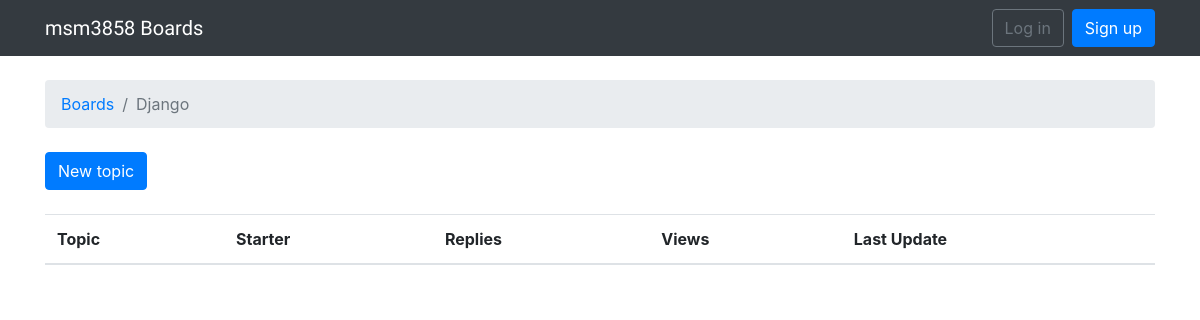
The page /boards/1/ on the database as committed earlier.
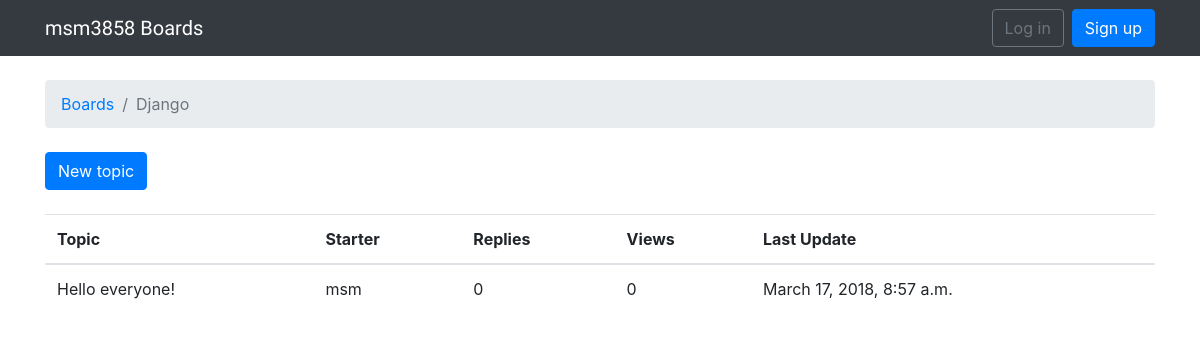
The same page on the database as committed later.
### boards/models.py (models this page shows, shortened)
class Board(models.Model):
    name = models.CharField(max_length=30, unique=True)
    description = models.CharField(max_length=100)

class Topic(models.Model):
    subject = models.CharField(max_length=255)
    last_updated = models.DateTimeField(auto_now_add=True)
    board = models.ForeignKey(
        Board, related_name='topics', on_delete=models.CASCADE)
    starter = models.ForeignKey(
        User, related_name='topics', on_delete=models.CASCADE)

### boards/views.py (the view)
# urls.py: re_path(r'^boards/(?P<pk>\d+)/$', views.board_topics, name='board_topics'),
def board_topics(request, pk):
    board = get_object_or_404(Board, pk=pk)
    return render(request, 'boards/topics.html', {'board': board})

### boards/templates/boards/topics.html
{% extends "boards/base.html" %} {% block title %} {{board.name}} - {{block.super}} {% endblock %} {% block breadcrumb %}
<li class="breadcrumb-item">
    <a href="{% url 'boards:home' %}">Boards</a>
</li>
<li class="breadcrumb-item active">{{board.name}}</li>
{% endblock %} {% block content %}
<div class="mb-4">
    <a href="{% url 'boards:new_topic' board.pk %}" class="btn btn-primary">New topic</a>
</div>
<table class="table">
    <thead class="thead-inverse">
        <tr>
            <th>Topic</th>
            <th>Starter</th>
            <th>Replies</th>
            <th>Views</th>
            <th>Last Update</th>
        </tr>
    </thead>
    <tbody>
        {% for topic in board.topics.all %}
        <tr>
            <td>{{ topic.subject }}</td>
            <td>{{ topic.starter.username }}</td>
            <td>0</td>
            <td>0</td>
            <td>{{ topic.last_updated }}</td>
        </tr>
        {% endfor %}
    </tbody>
</table>
{% endblock %}

### boards/templates/boards/base.html (shortened to what this page needs)
{% load staticfiles%}
<!DOCTYPE html>
<html>
<head>
    <link rel="stylesheet" href="{% static 'boards/css/bootstrap.min.css' %}">
    <link rel="stylesheet" href="{% static 'boards/css/app.css' %}">
</head>
<body>
    {% block body %}
    <nav class="navbar navbar-expand-lg navbar-dark bg-dark">
        <div class="container">
            <a class="navbar-brand" href="{% url 'boards:home' %}">msm3858 Boards</a>
            <div class="collapse navbar-collapse" id="mainMenu">
                {% if user.is_authenticated %}
                <ul class="navbar-nav ml-auto">
                    <li class="nav-item dropdown">
                        <a class="nav-link dropdown-toggle" href="#" id="userMenu" data-toggle="dropdown" aria-haspopup="true" aria-expanded="false">
                            {{ user.username }}
                        </a>
                        <div class="dropdown-menu dropdown-menu-right" aria-labelledby="userMenu">
                            <a class="dropdown-item" href="#">My account</a>
                            <a class="dropdown-item" href="#">Change password</a>
                            <div class="dropdown-divider"></div>
                            <a class="dropdown-item" href="{% url 'accounts:logout' %}" >Log out</a>
                        </div>
                    </li>
                </ul>
                {% else %}
                <form class="form-inline ml-auto">
                    <a href="{% url 'accounts:login' %}" class="btn btn-outline-secondary">Log in</a>
                    <a href="{% url 'accounts:signup' %}" class="btn btn-primary ml-2">Sign up</a>
                </form>
                {% endif %}
            </div>
        </div>
    </nav>
    <div class="container">
        <ol class="breadcrumb my-4">
            {% block breadcrumb %} {% endblock %}
        </ol>
        {% block content %} {% endblock %}
        {% endblock body %}
    </div>
</body>
</html>

### boards/static/boards/css/app.css (style rules this page uses)
.navbar-brand { font-family: 'Shrikhand',cursive; }

Rows that differ between the two databases and show on the page:
added Topic: subject "Hello everyone!", starter.username "msm", last_updated "March 17, 2018, 8:57 a.m."
